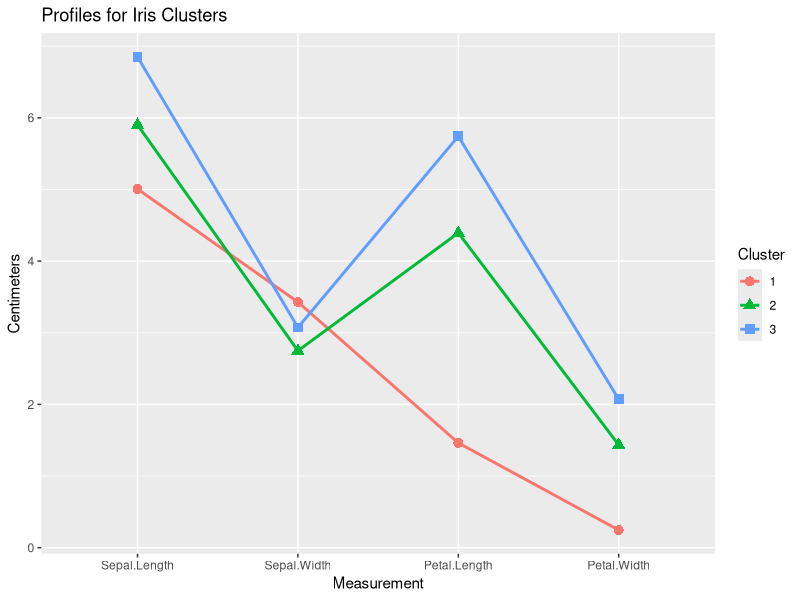

The R source for this figure: (Note: this script raises an error after producing the figure.)

# Chapter 20. Advanced programming


# This chapter covers
#   A deeper dive into the R language
#   Using R’s OOP features to create generic functions
#   Tweaking code to run more efficiently
#   Finding and correcting programming errors

# Remove most objects from the working environment
rm(list = ls())
options(stringsAsFactors = F)

# 20.1. A review of the language

# 20.1.1. Data types

## Atomic Vectors
passed <- c(TRUE, TRUE, FALSE, TRUE)
passed
# [1]  TRUE  TRUE FALSE  TRUE

ages <- c(15, 18, 25, 14, 19)
ages
# [1] 15 18 25 14 19

cmplxNums <- c(1+2i, 0+1i, 39+3i, 12+2i)
cmplxNums
# [1]  1+2i  0+1i 39+3i 12+2i

names <- c("Bob", "Ted", "Carol", "Alice")
names
# [1] "Bob"   "Ted"   "Carol" "Alice"

x <- c(1,2,3,4,5,6,7,8)
class(x)
# [1] "numeric"

x
# [1] 1 2 3 4 5 6 7 8

attr(x, "dim") <- c(2, 4)
x
#      [,1] [,2] [,3] [,4]
# [1,]    1    3    5    7
# [2,]    2    4    6    8

class(x)
# [1] "matrix" "array" 

attributes(x)
# $dim
# [1] 2 4

attr(x, "dimnames") <- list(c("A1", "A2"),
                            c("B1", "B2", "B3", "B4"))
x
#    B1 B2 B3 B4
# A1  1  3  5  7
# A2  2  4  6  8

attr(x, "dim") <- NULL
class(x)
# [1] "numeric"

x
# [1] 1 2 3 4 5 6 7 8

## Generic Vectors or Lists
head(iris)
#   Sepal.Length Sepal.Width Petal.Length Petal.Width Species
# 1          5.1         3.5          1.4         0.2  setosa
# 2          4.9         3.0          1.4         0.2  setosa
# 3          4.7         3.2          1.3         0.2  setosa
# 4          4.6         3.1          1.5         0.2  setosa
# 5          5.0         3.6          1.4         0.2  setosa
# 6          5.4         3.9          1.7         0.4  setosa

unclass(iris)
attributes(iris)
str(iris)

set.seed(1234)
fit <- kmeans(iris[1:4], 3)
names(fit)
# [1] "cluster"      "centers"      "totss"        "withinss"     "tot.withinss"
# [6] "betweenss"    "size"         "iter"         "ifault"


unclass(fit)
# $cluster
# [1] 1 1 1 1 1 1 1 1 1 1 1 1 1 1 1 1 1 1 1 1 1 1 1 1 1 1 1 1 1 1 1 1 1 1 1 1 1 1 1 1 1 1 1
# [44] 1 1 1 1 1 1 1 2 2 3 2 2 2 2 2 2 2 2 2 2 2 2 2 2 2 2 2 2 2 2 2 2 2 2 3 2 2 2 2 2 2 2 2
# [87] 2 2 2 2 2 2 2 2 2 2 2 2 2 2 3 2 3 3 3 3 2 3 3 3 3 3 3 2 2 3 3 3 3 2 3 2 3 2 3 3 2 2 3
# [130] 3 3 3 3 2 3 3 3 3 2 3 3 3 2 3 3 3 2 3 3 2
# 
# $centers
# Sepal.Length Sepal.Width Petal.Length Petal.Width
# 1     5.006000    3.428000     1.462000    0.246000
# 2     5.901613    2.748387     4.393548    1.433871
# 3     6.850000    3.073684     5.742105    2.071053
# 
# $totss
# [1] 681.3706
# 
# $withinss
# [1] 15.15100 39.82097 23.87947
# 
# $tot.withinss
# [1] 78.85144
# 
# $betweenss
# [1] 602.5192
# 
# $size
# [1] 50 62 38
# 
# $iter
# [1] 2
# 
# $ifault
# [1] 0

sapply(fit, class)
# $cluster
# [1] "integer"
# 
# $centers
# [1] "matrix" "array" 
# 
# $totss
# [1] "numeric"
# 
# $withinss
# [1] "numeric"
# 
# $tot.withinss
# [1] "numeric"
# 
# $betweenss
# [1] "numeric"
# 
# $size
# [1] "integer"
# 
# $iter
# [1] "integer"
# 
# $ifault
# [1] "integer"


#===========================================
## indexing
x <- c(20, 30, 40)
x[3]
# [1] 40

x[c(2, 3)]
# [1] 30 40

x <- c(A=20, B=30, C=40)
x
#  A  B  C 
# 20 30 40

x[c(2,3)]
#  B  C 
# 30 40 

x[c("B", "C")]
#  B  C 
# 30 40 

str(fit)
# List of 9
# $ cluster     : int [1:150] 1 1 1 1 1 1 1 1 1 1 ...
# $ centers     : num [1:3, 1:4] 5.01 5.9 6.85 3.43 2.75 ...
# ..- attr(*, "dimnames")=List of 2
# .. ..$ : chr [1:3] "1" "2" "3"
# .. ..$ : chr [1:4] "Sepal.Length" "Sepal.Width" "Petal.Length" "Petal.Width"
# $ totss       : num 681
# $ withinss    : num [1:3] 15.2 39.8 23.9
# $ tot.withinss: num 78.9
# $ betweenss   : num 603
# $ size        : int [1:3] 50 62 38
# $ iter        : int 2
# $ ifault      : int 0
# - attr(*, "class")= chr "kmeans"

fit[7]
# $size
# [1] 50 62 38


fit[c(2,7)]
# $centers
#   Sepal.Length Sepal.Width Petal.Length Petal.Width
# 1     5.006000    3.428000     1.462000    0.246000
# 2     5.901613    2.748387     4.393548    1.433871
# 3     6.850000    3.073684     5.742105    2.071053
# 
# $size
# [1] 50 62 38


fit[2]
# $centers
#   Sepal.Length Sepal.Width Petal.Length Petal.Width
# 1     5.006000    3.428000     1.462000    0.246000
# 2     5.901613    2.748387     4.393548    1.433871
# 3     6.850000    3.073684     5.742105    2.071053

fit[[2]]
#   Sepal.Length Sepal.Width Petal.Length Petal.Width
# 1     5.006000    3.428000     1.462000    0.246000
# 2     5.901613    2.748387     4.393548    1.433871
# 3     6.850000    3.073684     5.742105    2.071053

fit[[2]][1]
# [1] 5.006

fit[[2]][1,]
# Sepal.Length  Sepal.Width Petal.Length  Petal.Width 
#        5.006        3.428        1.462        0.246

fit$centers
#   Sepal.Length Sepal.Width Petal.Length Petal.Width
# 1     5.006000    3.428000     1.462000    0.246000
# 2     5.901613    2.748387     4.393548    1.433871
# 3     6.850000    3.073684     5.742105    2.071053

# code listing 20.1. Plotting the centroids from a k-means cluster analysis
set.seed(1234)
fit <- kmeans(iris[1:4], 3)
means <- fit$centers
library(reshape2)
dfm <- melt(means)
names(dfm) <- c("Cluster", "Measurement", "Centimeters")
dfm$Cluster <- factor(dfm$Cluster)
head(dfm)
#   Cluster  Measurement Centimeters
# 1       1 Sepal.Length    5.006000
# 2       2 Sepal.Length    5.901613
# 3       3 Sepal.Length    6.850000
# 4       1  Sepal.Width    3.428000
# 5       2  Sepal.Width    2.748387
# 6       3  Sepal.Width    3.073684

library(ggplot2)
ggplot(data = dfm,
       aes(x=Measurement, y=Centimeters, group=Cluster)) +
  geom_point(size=3, aes(shape=Cluster, color=Cluster)) +
  geom_line(size=1, aes(color=Cluster)) +
  ggtitle("Profiles for Iris Clusters")


# 20.1.2. Control structures

## for()

1:5
# [1] 1 2 3 4 5

for (i in 1:5) print(1:i)
# [1] 1
# [1] 1 2
# [1] 1 2 3
# [1] 1 2 3 4
# [1] 1 2 3 4 5

5:1
# [1] 5 4 3 2 1

for (i in 5:1) {
  print(1:i)
}
# [1] 1 2 3 4 5
# [1] 1 2 3 4
# [1] 1 2 3
# [1] 1 2
# [1] 1


## if() and else

## ifelse()
pvalues <- c(.0867, .0018, .0054, .1572, .0183, .5386)
results <- ifelse(pvalues < 0.05, "Significant", "Not Significant")
results
# [1] "Not Significant" "Significant"     "Significant"     "Not Significant"
# [5] "Significant"     "Not Significant"


# The same result can be accomplished with explicit loops using
pvalues <- c(.0867, .0018, .0054, .1572, .0183, .5386)
results <- vector(mode = "character", length = length(pvalues))
for (i in 1:length(pvalues)) {
  if (pvalues[i] < 0.05) results[i] <- "Significant"
  else results[i] <- "Not Significant"
}

results
# [1] "Not Significant" "Significant"     "Significant"     "Not Significant"
# [5] "Significant"     "Not Significant"

results[2]
# [1] "Significant"

# 20.1.3. Creating functions

## Function syntax

f <- function(x ,y, z=1) {
  result <- x + (2*y) + (3*z)
  return(result)
}

f(2, 3, 4)
# [1] 20

f(2,3)  # equal f(2, 3, 1)
# [1] 11

f(x=2, y=3) # equal f(x=2, y=3, z=1)
# [1] 11

f(z=4, y=2, 3)  # equal f(x=3, y=2, z=4)
# [1] 19
f(z=4, y=2, x=3)

args(f)
# function (x, y, z = 1) 
# NULL


## Object scope

x <- 2
y <- 3
z <- 4
f <- function(w) {
  z <- 2
  x <- w*y*z
  return(x)
}
f(x)
# [1] 12

x
# [1] 2

y
# [1] 3

z
# [1] 4


#============================================
# 20.2. Working with environments

# Remove most objects from the working environment
rm(list = ls())
options(stringsAsFactors = F)

x <- 5
myenv <- new.env()
assign("x", "Homer", env=myenv)
ls()
# [1] "myenv" "x"
ls(myenv)
# [1] "x"
x
# [1] 5
get("x", env=myenv)
# [1] "Homer"

myenv$x
# [1] "Homer"

parent.env(myenv)
# <environment: R_GlobalEnv>
help("environment")

trim <- function(p){
  trimit <- function(x){
    n <- length(x)
    lo <- floor(n*p) + 1
    hi <- n + 1 - lo
    x <- sort.int(x, partial = unique(c(lo, hi)))[lo:hi]
  }
  trimit
}

x <- 1:10
x
# [1]  1  2  3  4  5  6  7  8  9 10

trim10pct <- trim(.1)
y <- trim10pct(x)
y
# [1] 2 3 4 5 6 7 8 9

trim20pct <- trim(.2)
y <- trim20pct(x)
y
# [1] 3 4 5 6 7 8

ls(environment(trim10pct))
# [1] "p"      "trimit"

get("p", env=environment(trim10pct))
# [1] 0.1

get("p", env=environment(trim20pct))
# [1] 0.2


makeFunction <- function(k) {
  f <- function(x) {
    print(x + k)
  }
}

g <- makeFunction(10)
g(4)
# [1] 14

k <- 2
g(5)
# [1] 15

ls(environment(g))
# [1] "f" "k"

environment(g)$k
# [1] 10


# 20.3.1 Generic functions
summary(women)
fit <- lm(weight ~ height, data = women)
summary(fit)

class(women)
class(fit)
# [1] "lm"

methods(summary)
# get code
summary.data.frame

# get code labeled with '*'
getAnywhere(summary.ggplot)

# code lisitng 20.2. An example of an arbitrary generic function
mymethod <- function(x, ...) UseMethod("mymethod")
mymethod.a <- function(x) print("Using A")
mymethod.b <- function(x) print("Using B")
mymethod.default <- function(x) print("Using Default")

x <- 1:5
y <- 6:10
z <- 10:15
class(x) <- "a"
class(y) <- "b"

mymethod(x)
# [1] "Using A"

mymethod(y)
# "Using B"

mymethod(z)
# "Using Default"

class(z) <- c("a", "b")
mymethod(z)
# [1] "Using A"

class(z) <- c("c", "a", "b")
mymethod(z)
# [1] "Using A"

#=======================================
# 20.3.2. Limitations of the S3 model
class(women) <- "lm"
summary(women)
# Error in if (p == 0) { : argument is of length zero

# 20.4. Writing efficient code

set.seed(1234)
mymatrix <- matrix(rnorm(10000000), ncol = 10)

accum <- function(x) {
  sums <- numeric(ncol(x))
  for (i in 1:ncol(x)) {
    for (j in 1:nrow(x)) {
      sums[i] <- sums[i] + x[j,i]
    }
  }
}

system.time(accum(mymatrix))
#  user  system elapsed 
# 0.732   0.002   0.736 

system.time(colSums(mymatrix))
#  user  system elapsed 
# 0.011   0.000   0.011


0.736/0.011

set.seed(1234)
k <- 100000
x <- rnorm(k)

y <- 0
system.time(for (i in 1:length(x)) y[i] <- x[i]^2)
#  user  system elapsed 
# 0.027   0.004   0.031 

y <- numeric(length=k)
system.time(for (i in 1:k) y[i] <- x[i]^2)
#  user  system elapsed 
# 0.008   0.001   0.008 


## Parallelization
# code listing 20.3. Parallelization with foreach and doParallel
library(foreach)
# install.packages("doParallel")
library(doParallel)
registerDoParallel(cores = 2) # Total Number of Cores:	2 from about this mac

eig <- function(n, p){
  x <- matrix(rnorm(100000), ncol = 100)
  r <- cor(x)
  eigen(r)$values
}
n <- 1000000
p <- 100
k <- 500

system.time(
  x <- foreach(i=1:k, .combine=rbind) %do% eig(n, p)
)
#  user  system elapsed 
# 7.612   0.416   8.064

system.time(
  x <- foreach(i=1:k, .combine = rbind) %dopar% eig(n, p)
)
#  user  system elapsed 
# 7.867   0.559   4.260 


#======================================================
# 20.5. Debugging
# 20.5.1. Common sources of errors
mtcars$Transmission <- factor(mtcars$a,
                              levels = c(1, 2),
                              labels = c("Automatic", "Manual"))
aov(mpg ~ Transmission, data = mtcars)
# Error in `contrasts<-`(`*tmp*`, value = contr.funs[1 + isOF[nn]]) : 
#   contrasts can be applied only to factors with 2 or more levels

head(mtcars[c("mpg", "Transmission")])
#                    mpg Transmission
# Mazda RX4         21.0    Automatic
# Mazda RX4 Wag     21.0    Automatic
# Datsun 710        22.8    Automatic
# Hornet 4 Drive    21.4         <NA>
# Hornet Sportabout 18.7         <NA>
# Valiant           18.1         <NA>

table(mtcars$Transmission)
# Automatic    Manual 
#        13         0 

# 20.5.2. Debugging tools
# code listing 20.4. A sample debugging session
args(mad)
# function (x, center = median(x), constant = 1.4826, na.rm = FALSE, 
#     low = FALSE, high = FALSE) 
# NULL

debug(mad)
mad(1:10)


# 20.5.3. Session options that support debugging
# code listing 20.5. Sample debugging session with recover()

f <- function(x, y) {
  z <- x + y
  g(z)
}

g <- function(x) {
  z <- round(x)
  h(z)
}

h <- function(x) {
  set.seed(1234)
  z <- rnorm(x)
  print(z)
}

options(error=recover)
f(2, 3)
# [1] -1.2070657  0.2774292  1.0844412 -2.3456977  0.4291247

f(2, -3)
# Error in rnorm(x) : invalid arguments
# 
# Enter a frame number, or 0 to exit   
# 
# 1: f(2, -3)
# 2: #3: g(z)
# 3: #3: h(z)
# 4: #3: rnorm(x)

# Selection: 4
# Called from: rnorm(x)
# Browse[1]> ls()
# [1] "mean" "n"    "sd"  
# Browse[1]> mean
# [1] 0
# Browse[1]> print(n)
# [1] -1
# Browse[1]> c
# Enter a frame number, or 0 to exit   
# 
# 1: f(2, -3)
# 2: #3: g(z)
# 3: #3: h(z)
# 4: #3: rnorm(x)
#   
# Selection: 3
# Called from: h(z)
# Browse[1]> ls()
# [1] "x"
# Browse[1]> x
# [1] -1
# Browse[1]> c
# 
# Enter a frame number, or 0 to exit   
# 
# 1: f(2, -3)
# 2: #3: g(z)
# 3: #3: h(z)
# 4: #3: rnorm(x)
#   
# Selection: 2
# Called from: g(z)
# Browse[1]> ls()
# [1] "x" "z"
# Browse[1]> x
# [1] -1
# Browse[1]> z
# [1] -1
# Browse[1]> c
# 
# Enter a frame number, or 0 to exit   
# 
# 1: f(2, -3)
# 2: #3: g(z)
# 3: #3: h(z)
# 4: #3: rnorm(x)
#   
# Selection: 1
# Called from: f(2, -3)
# Browse[1]> ls()
# [1] "x" "y" "z"
# Browse[1]> x
# [1] 2
# Browse[1]> y
# [1] -3
# Browse[1]> z
# [1] -1
# Browse[1]> c
# 
# Enter a frame number, or 0 to exit   
# 
# 1: f(2, -3)
# 2: #3: g(z)
# 3: #3: h(z)
# 4: #3: rnorm(x)
#   
# Selection: 0


options(error=NULL)